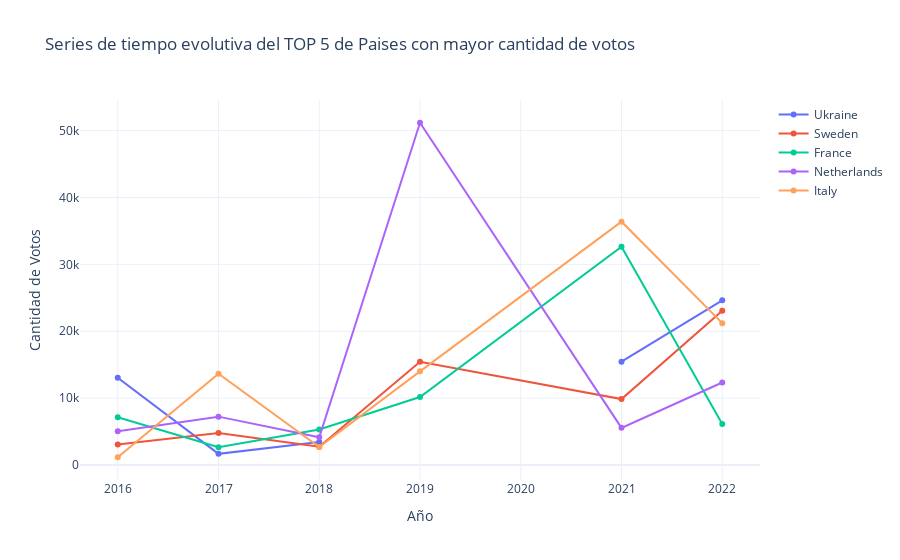

Notebook cell for this chart:
### Markdown cell above
## Series de tiempo

### Code cell
import plotly.graph_objs as go

paises_top_5 = data.groupby(['country']).sum().sort_values(by='Votes')[-5:].index
df = pd.pivot_table(data.drop(['region'], axis=1), index='año', columns='country', values='Votes')
df_top5 = df[list(paises_top_5)]

fig = go.Figure()
for col in df_top5.columns:
    fig.add_trace(go.Scatter(x=df_top5.index, y=df_top5[col], name=col))

fig.update_layout(
    title='Series de tiempo evolutiva del TOP 5 de Paises con mayor cantidad de votos',
    xaxis_title='Año',
    yaxis_title='Cantidad de Votos',
    template='plotly_white'
)

fig.show()

### Figure 1 — Plotly figure (JSON) as saved in the notebook; plotly's stock layout.template omitted (floating-point values rounded to 4 significant figures)
{"data": [{"name": "Ukraine", "type": "scatter", "x": [2016, 2017, 2018, 2019, 2021, 2022], "y": [13057, 1675, 3438, null, 15448, 24631]}, {"name": "Sweden", "type": "scatter", "x": [2016, 2017, 2018, 2019, 2021, 2022], "y": [3073, 4793, 2744, 15440, 9865, 23073]}, {"name": "France", "type": "scatter", "x": [2016, 2017, 2018, 2019, 2021, 2022], "y": [7137, 2651, 5306, 10171, 32651, 6140]}, {"name": "Netherlands", "type": "scatter", "x": [2016, 2017, 2018, 2019, 2021, 2022], "y": [5043, 7237, 4145, 51174, 5557, 12345]}, {"name": "Italy", "type": "scatter", "x": [2016, 2017, 2018, 2019, 2021, 2022], "y": [1165, 13651, 2679, 14005, 36383, 21213]}], "layout": {"title": {"text": "Series de tiempo evolutiva del TOP 5 de Paises con mayor cantidad de votos"}, "xaxis": {"title": {"text": "Año"}}, "yaxis": {"title": {"text": "Cantidad de Votos"}}}}
